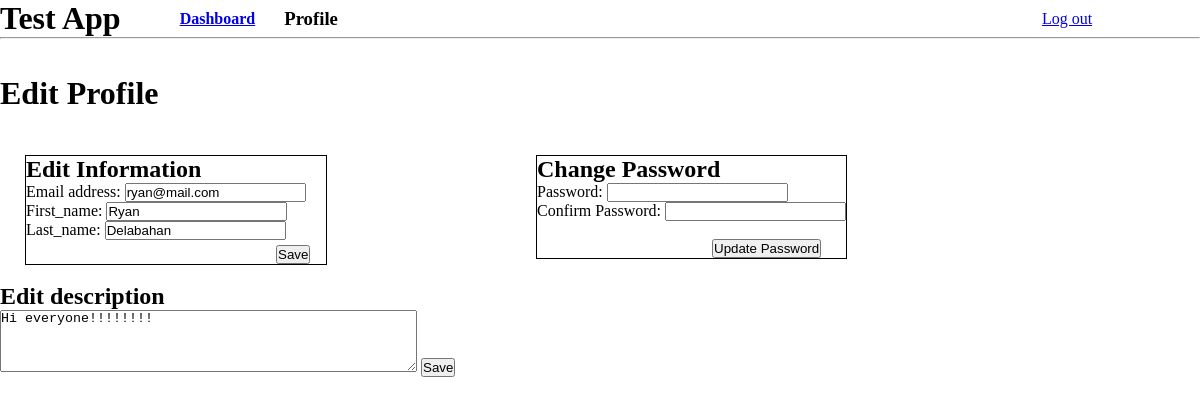
/users/edit (signed in), run on the app's committed database.
### first_app/models.py (models this page shows)
class User(models.Model):
    first_name = models.CharField(max_length = 50)
    last_name = models.CharField(max_length = 50)
    email = models.CharField(max_length = 384, unique = True)
    level_admin = models.IntegerField(default=1)
    description = models.TextField(null = True)
    password = models.CharField(max_length = 60)
    created_at = models.DateTimeField(auto_now_add = True)
    updated_at = models.DateTimeField(auto_now = True)
    objects = UserManager()

### first_app/views.py (the view)
# urls.py: path('users/edit', views.display_user_profile),
def display_user_profile(request):
    context = {
        'user': User.objects.get(id = request.session['user_id']),
    }
    return render(request, 'edit_profile.html', context)

### first_app/templates/edit_profile.html (shortened to what this page needs)
<!DOCTYPE html>
<html lang="en">
<head>
    {% load static %}
    <link rel='stylesheet' href='{% static "css/style.css" %}'>
</head>
<body>
    <div>
        <h1 id='test'>Test App</h1>
        {% if request.session.user_id == 1 %}
        <h4 id='home'><a href='/dashboard/admin'>Dashboard</a></h3>
        {% else %}
        <h4 id='home'><a href='/dashboard'>Dashboard</a></h3>
        {% endif %}
        <h3 id='prof'>Profile</h4>
        <a href='/logout' id='sign'>Log out</a>
    </div>
    <hr><br><br>
    <h1>Edit Profile</h1><br>
    <div id='info'>
        <h2>Edit Information</h2>
        <form action='/users/update' method='POST'>
            <p>Email address:
                <input type='text' name='email' value='{{user.email}}'>
            </p>
            <p> First_name:
                <input type='text' name='fname' value='{{user.first_name}}'>
            </p>
            <p> Last_name:
                <input type='text' name='lname' value='{{user.last_name}}'>
            </p>
            <input type='submit' id='save' value='Save'>
    </div>
    <div id='pw'>
        <h2>Change Password</h2>
        <form action='/user/change_pw' method='POST'>
            <p>Password:
                <input type='password' name='pw'>
            </p>
            <p>Confirm Password:
                <input type='password' name='confirm_pw'>
            </p><br>
            <input type='submit' id='update' value='Update Password'>
        </form>
    </div><br><br>
    <div id='desc'>
        <h2>Edit description</h2>
        <form action='/user/update_description' method='POST'>
            <textarea name='description' rows='4' cols='50'>{{user.description}}</textarea>
            <input type='submit' value='Save'>
        </form>
    </div>
</body>
</html>

### first_app/static/css/style.css (style rules this page uses)
* { padding: 0px; margin: 0px; }
#test { vertical-align: middle; display: inline-block; }
#home { margin-left: 55px; vertical-align: middle; display: inline-block; }
#sign { margin-left: 700px; vertical-align: middle; display: inline-block; }
#info { width: 300px; border: 1px solid black; margin-left: 25px; margin-top: 25px; display: inline-block; vertical-align: top; }
#save { margin-top: 5px; margin-left: 250px; display: block; }
#pw { margin-left: 205px; display: inline-block; border: 1px solid black; vertical-align: top; margin-top: 25px; }
#update { margin-left: 175px; }
#prof { display: inline-block; margin-left: 25px; vertical-align: middle; }

### data on the page
User: email "ryan@mail.com", fname "Ryan", lname "Delabahan", description "Hi everyone!!!!!!!!"
